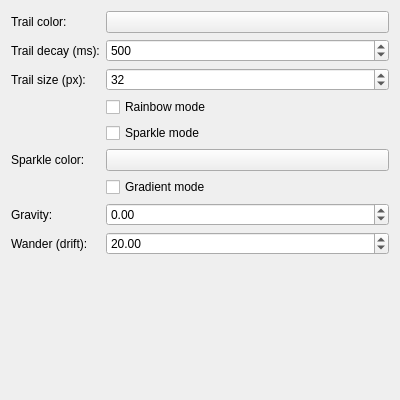
<?xml version="1.0" encoding="UTF-8"?>
<ui version="4.0">
 <class>MouseSmearConfigForm</class>
 <widget class="QWidget" name="MouseSmearConfigForm">
  <property name="geometry">
   <rect>
    <x>0</x>
    <y>0</y>
    <width>400</width>
    <height>400</height>
   </rect>
  </property>
  <layout class="QFormLayout" name="formLayout">
   <item row="0" column="0">
    <widget class="QLabel" name="label_1">
     <property name="text">
      <string>Trail color:</string>
     </property>
    </widget>
   </item>
   <item row="0" column="1">
    <widget class="KColorButton" name="kcfg_TrailColor">
    </widget>
   </item>
   <item row="1" column="0">
    <widget class="QLabel" name="label_2">
     <property name="text">
      <string>Trail decay (ms):</string>
     </property>
    </widget>
   </item>
   <item row="1" column="1">
    <widget class="QSpinBox" name="kcfg_TrailLifeSpan">
     <property name="minimum">
      <number>50</number>
     </property>
     <property name="maximum">
      <number>5000</number>
     </property>
     <property name="singleStep">
      <number>50</number>
     </property>
     <property name="value">
      <number>500</number>
     </property>
    </widget>
   </item>
   <item row="2" column="0">
    <widget class="QLabel" name="label_3">
     <property name="text">
      <string>Trail size (px):</string>
     </property>
    </widget>
   </item>
   <item row="2" column="1">
    <widget class="QSpinBox" name="kcfg_TrailSize">
     <property name="minimum">
      <number>1</number>
     </property>
     <property name="maximum">
      <number>256</number>
     </property>
     <property name="value">
      <number>32</number>
     </property>
    </widget>
   </item>
   <item row="3" column="1">
    <widget class="QCheckBox" name="kcfg_RainbowMode">
     <property name="text">
      <string>Rainbow mode</string>
     </property>
    </widget>
   </item>
   <item row="4" column="1">
    <widget class="QCheckBox" name="kcfg_SparkleMode">
     <property name="text">
      <string>Sparkle mode</string>
     </property>
    </widget>
   </item>
   <item row="5" column="0">
    <widget class="QLabel" name="label_4">
     <property name="text">
      <string>Sparkle color:</string>
     </property>
    </widget>
   </item>
   <item row="5" column="1">
    <widget class="KColorButton" name="kcfg_SparkleColor">
    </widget>
   </item>
   <item row="6" column="1">
    <widget class="QCheckBox" name="kcfg_GradientMode">
     <property name="text">
      <string>Gradient mode</string>
     </property>
    </widget>
   </item>
   <item row="7" column="0">
    <widget class="QLabel" name="label_5">
     <property name="text">
      <string>Gravity:</string>
     </property>
    </widget>
   </item>
   <item row="7" column="1">
    <widget class="QDoubleSpinBox" name="kcfg_Gravity">
     <property name="minimum">
      <double>-1000.0</double>
     </property>
     <property name="maximum">
      <double>1000.0</double>
     </property>
     <property name="singleStep">
      <double>10.0</double>
     </property>
     <property name="value">
      <double>0.0</double>
     </property>
    </widget>
   </item>
   <item row="8" column="0">
    <widget class="QLabel" name="label_6">
     <property name="text">
      <string>Wander (drift):</string>
     </property>
    </widget>
   </item>
   <item row="8" column="1">
    <widget class="QDoubleSpinBox" name="kcfg_Wander">
     <property name="minimum">
      <double>0.0</double>
     </property>
     <property name="maximum">
      <double>100.0</double>
     </property>
     <property name="singleStep">
      <double>5.0</double>
     </property>
     <property name="value">
      <double>20.0</double>
     </property>
    </widget>
   </item>
  </layout>
 </widget>
 <customwidgets>
  <customwidget>
   <class>KColorButton</class>
   <extends>QPushButton</extends>
   <header>kcolorbutton.h</header>
  </customwidget>
 </customwidgets>
 <resources/>
 <connections/>
</ui>
